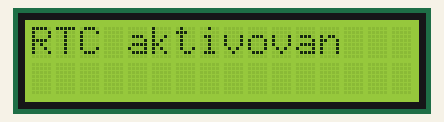
A sketch run on a simulated Arduino Uno, built with avr-gcc and run on an emulated ATmega328P. Parts: 16×2 character LCD. The local clock reads 2024-03-15 10:24:30 at power-on unless the sketch sets it; what the sketch prints to the serial monitor is not drawn.

Above: at 0.1 s.
At 1.7 s:
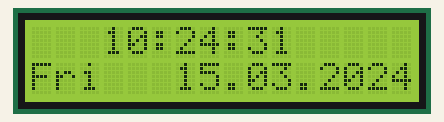
At 10.9 s:
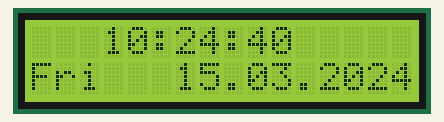
At 20.2 s:
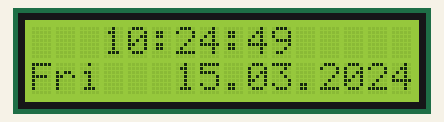
At 29.4 s:
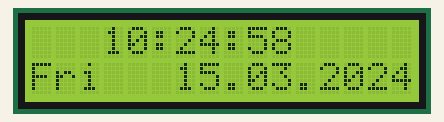
At 38.7 s:
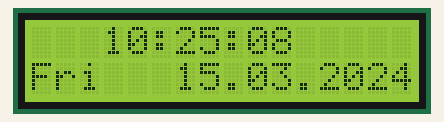

Measured:
- what the display in image 1 shows lasts 1.0 s, from 1.6 s to 2.6 s

The sketch:

cv23.ino
```cpp
// připoj knihovny
#include <LiquidCrystal_I2C.h>
#include <Time.h>
#include <TimeLib.h>
#include <DS1302RTC.h>
#include <Wire.h>
// inicializace DS1302
// nastavení pinů: CE, IO, CLK
DS1302RTC RTC (8, 9, 10);
// Inicializovat LCD
LiquidCrystal_I2C lcd(0x27, 16, 2);
void setup () {
   /*  Uncomment below only the very first time you run the program.
    Then comment out again and re upload
 setTime(13, 25, 00, 22, 12, 2017);   // 23h31m30s on 3Feb2009
 RTC.set(now());              //set the RTC from the system time
 RTC.haltRTC(true);
 RTC.haltRTC(false);  */ // This starts the clock.  OR it will reset every 5 minutes
  Serial.begin(9600); // spustit sériový monitor na 9600 bps
  lcd.init(); // inicializace lcd
  lcd.backlight(); // zapnout podsvícení
  // aktivace RTC
  lcd.print("RTC aktivovan");
  delay(500);
  // kontrola oscilace
  lcd.clear();
  if (RTC.haltRTC())    // Check clock oscillation
  {
  Serial.print("Clock stopped!");
  delay(1000);
  }
  else
  {
   Serial.println("Clock is working.");
   delay(1000);
  }
  if (RTC.writeEN()){Serial.println("Write allowed.");}   // Check write-protection
  else  { Serial.println("Write protected."); }

  Serial.print("RTC Sync in Operation");      // Setup Time library
  Serial.println(" . . . ");
  setSyncProvider(RTC.get); // the function to get the time from the RTC
  if(timeStatus() == timeSet) { Serial.println(" Ok!"); }
  else { Serial.println(" FAIL!"); }
}
void loop() {
  // zobrazit čas na displeji
  lcd.setCursor(3, 0);
  print2digits(hour());
  lcd.print(":");
  print2digits(minute());
  lcd.print(":");
  print2digits(second());
  // zobrazit den v týdnu
  lcd.setCursor(0, 1);
  lcd.print(dayShortStr(weekday()));
  // zobrazit datum
  lcd.setCursor(5, 1);
  lcd.print(" ");
  print2digits(day());
  lcd.print(".");
  print2digits(month());
  lcd.print(".");
  lcd.print(year());
  // pozor!
  if (timeStatus() != timeSet) {
    lcd.setCursor(0, 1);
    lcd.print(F("CHYBA RTC: SYNC!"));
  }
  delay ( 1000 ); // počkej přibližně 1 sec
}
void print2digits(int number ) {
  // přidaní "0" u čísel do 10
  if (number >= 0 && number < 10) {
    lcd.write('0');
  }
  lcd.print(number);
}
```
